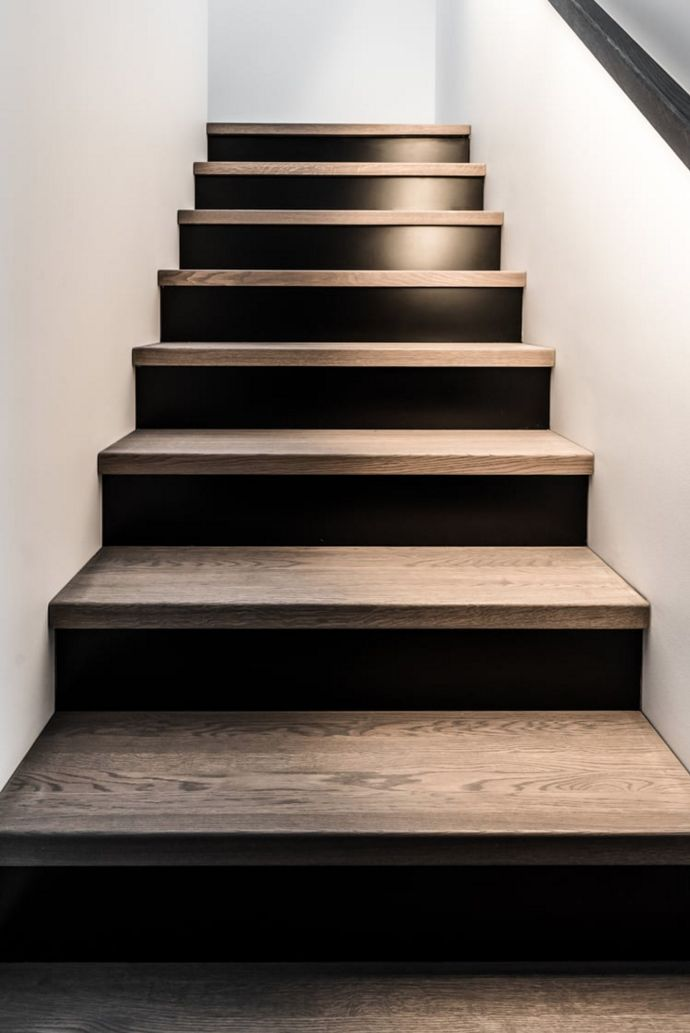
//> input picture bdd/img/1.jpg, 690 x 1033 px
$ ./main ../bdd/img/1.jpg   (built with g++ and OpenCV 4)
//> lines starting //> are read from the running program, lines starting //| are printed output that depends on the picture; after the words box and inside, x2 and y2 are one past the last pixel; in counts of white or black regions, pixels touching at a corner belong together
//> further down, image is the input picture: 1033 rows x 690 cols, CV_8UC3; mean B, G, R 103, 110.2, 120.4
### code/ROIValidator.h
#ifndef ROI_VALIDATOR
#define ROI_VALIDATOR

#include <iostream>
#include <opencv2/core/core.hpp>
#include <opencv2/highgui/highgui.hpp>
#include <opencv2/imgproc.hpp>
#include <map>
#include <unordered_map>


class ROIValidator
{
public:
	ROIValidator(int rows, int cols);
	~ROIValidator();

	bool Evaluate(std::vector<cv::Vec4i>& edges);

	std::vector<cv::Vec4i> edges();

private:
	void LIS(std::vector<cv::Vec4i>& edges);
	void ComputeVanishingPoint();

	cv::Mat output_;

	std::vector<cv::Vec4i> edges_;
	cv::Vec2f vanishingPoint_;

	int rows_;
	int cols_;
};


#endif

### code/Segmentator.h
#ifndef SEGMENTATOR_H
#define SEGMENTATOR_H

#include <iostream>
#include <opencv2/core/core.hpp>
#include <opencv2/highgui/highgui.hpp>
#include <opencv2/imgproc.hpp>
#include <map>
#include <unordered_map>


class Segmentator
{
public:
	Segmentator();
	~Segmentator();

	void Canny(cv::Mat& image, cv::Mat& output,  std::vector<cv::Vec4i>& edges);


private:
	void NonMaximumSuppression();
	void ComputeNonMaximumSuppressedGradientsProbabilitiesAndMean();
	void ComputeHighGradientThreshold();
	void DoubleThresholding();
	void RemoveUnexpectedEdges();
	void GetEdgesCoordinates();
	void RemoveSmallGap(int gap);
	void EdgesLinking(float percent);

	void CleanUp();


	cv::Mat image_;
	cv::Mat gradients_;
	cv::Mat nonMaximumSuppressed_;
	cv::Mat output_;

	std::unordered_map<float, float> gradientsProbabilities_;
	std::unordered_map<float, float> gradientsMeanBelow_;
	std::unordered_map<float, float> gradientsMeanAbove_;

	//Edge coord are represented as Xleft, Y, Xright, Y
	std::vector<cv::Vec4i> edges_;

	float highThreshold_;

	int nonSuppresedGradientCount_;
};


#endif

### code/ROIValidator.cpp
#include "ROIValidator.h"


ROIValidator::ROIValidator(int rows, int cols)
	:rows_(rows), cols_(cols)
{}

ROIValidator::~ROIValidator()
{}


bool ROIValidator::Evaluate(std::vector<cv::Vec4i>& edges)
{
	LIS(edges);
	ComputeVanishingPoint();


	if (vanishingPoint_[1] < 0 && vanishingPoint_[1] > (-2 * cols_))
	{
		std::cout << "It's a staircase." << std::endl;
		return true;
	}
	else
	{
		std::cout << "It's not a staircase." << std::endl;
		return false;
	}
}


void ROIValidator::LIS(std::vector<cv::Vec4i>& edges)
{
	//Search for the longest increasing subsequence of the horizontal edges

	auto lowerThan = [](cv::Vec4i a, cv::Vec4i b)
	{
		return (a[0] > b[0] && a[2] < b[2] && a[1] < b[1]);
	};

	int n = edges.size();
	std::vector<int> d(n, 1), p(n, -1);

	for (int i = 0; i < n; i++)
	{
		for (int j = 0; j < i; j++)
		{
			if (lowerThan(edges[j], edges[i]) && d[i] < d[j] + 1)
			{
				d[i] = d[j] + 1;
				p[i] = j;
			}
		}
	}

	int ans = d[0], pos = 0;

	for (int i = 1; i < n; i++)
	{
		if (d[i] > ans)
		{
			ans = d[i];
			pos = i;
		}
	}

	while (pos != -1)
	{
		edges_.push_back(edges[pos]);
		pos = p[pos];
	}

	reverse(edges_.begin(), edges_.end());

	output_ = cv::Mat(rows_, cols_, CV_8UC1, cv::Scalar(0));

	for (auto it = edges_.begin(); it != edges_.end(); ++it)
	{
		cv::Point pt1((*it)[0], (*it)[1]);
		cv::Point pt2((*it)[2], (*it)[3]);

		cv::line(output_, pt1, pt2, cv::Scalar(255));
	}

	cv::imshow("LIS", output_);
}


void ROIValidator::ComputeVanishingPoint()
{
	std::sort(edges_.begin(), edges_.end(), [](cv::Vec4i a, cv::Vec4i b) {
		if (a[1] == b[1]) { return a[0] < b[0]; }

		return a[1] < b[1];
		});

	cv::Vec4i min = edges_[0];
	cv::Vec4i max = edges_[edges_.size() - 1];

	//Compute the parameters of the line that will serve to compute the vanishing point

	float leftLineA = (min[1] - max[1]) / (min[0] - max[0]);
	float rightLineA = (min[1] - max[1]) / (min[2] - max[2]);

	float leftLineB = min[1] - (leftLineA * min[0]);
	float rightLineB = min[1] - (rightLineA * min[2]);

	vanishingPoint_[0] = (rightLineB - leftLineB) / (leftLineA - leftLineB);
	vanishingPoint_[1] = leftLineA * vanishingPoint_[0] + leftLineA;
}

std::vector<cv::Vec4i> ROIValidator::edges() { return edges_; }

### code/Segmentator.cpp
#include "Segmentator.h"


Segmentator::Segmentator()
	: nonSuppresedGradientCount_(0), highThreshold_(0.0f)
{}


Segmentator::~Segmentator()
{}


void Segmentator::Canny(cv::Mat& image, cv::Mat& output, std::vector<cv::Vec4i>& edges)
{
	image.copyTo(image_);
	nonMaximumSuppressed_ = cv::Mat(image_.rows, image_.cols, CV_32FC1, cv::Scalar(0));
	output_ = cv::Mat(image_.rows, image_.cols, CV_8UC1, cv::Scalar(0));

	cv::GaussianBlur(image_, image_, cv::Size(9, 9), 4, 0);
	cv::cvtColor(image_, image_, cv::ColorConversionCodes::COLOR_BGR2GRAY);
//> image_: 1033 rows x 690 cols, CV_8UC1
	cv::Sobel(image_, gradients_, CV_32FC1, 0, 1, 5);
	gradients_ = abs(gradients_);
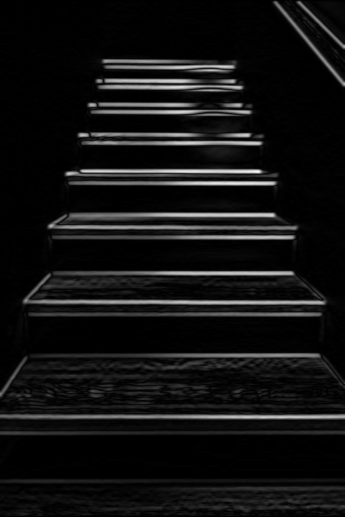
//> gradients_: 1033 rows x 690 cols, CV_32FC1 (shown at 1/2 size); min 0, max 3313, mean 233; drawn with min black and max white


	NonMaximumSuppression();
	ComputeNonMaximumSuppressedGradientsProbabilitiesAndMean();
	ComputeHighGradientThreshold();
	DoubleThresholding();
	RemoveUnexpectedEdges();

	GetEdgesCoordinates();
	RemoveSmallGap(3);
	GetEdgesCoordinates();
	EdgesLinking(0.1);
	RemoveUnexpectedEdges();

	GetEdgesCoordinates();

	CleanUp();

	edges = edges_;
	output = output_;
}


void Segmentator::NonMaximumSuppression()
{
	float* zeros = std::vector<float>(gradients_.cols, 0).data();

	for (int i = 0; i < gradients_.rows; ++i)
	{
		float* gradients = gradients_.ptr<float>(i);
		float* output = nonMaximumSuppressed_.ptr<float>(i);

		float* aboveGradients = i > 0 ? gradients_.ptr<float>(i - 1) : zeros;
		float* belowGradients = i < gradients_.rows - 1 ? gradients_.ptr<float>(i + 1) : zeros;


		for (int j = 0; j < gradients_.cols; ++j)
		{
			if (gradients[j] > aboveGradients[j] && gradients[j] > belowGradients[j])
			{
				output[j] = gradients[j];
				++nonSuppresedGradientCount_;
			}
		}

	}
//> this loop made 1033 passes
//> nonSuppresedGradientCount_ on passes 1 to 3: 0, 12, 34
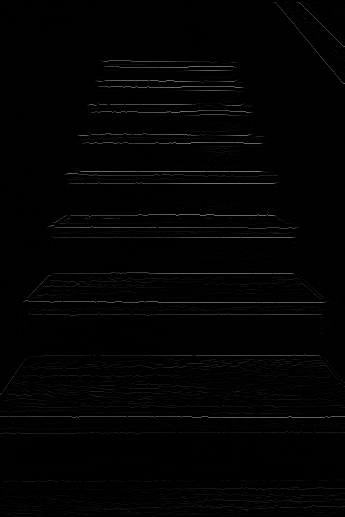
//> nonMaximumSuppressed_: 1033 rows x 690 cols, CV_32FC1 (shown at 1/2 size); min 0, max 3313, mean 34.8; drawn with min black and max white
//> after the loop, nonSuppresedGradientCount_ = 75239

	cv::Mat display;

	cv::convertScaleAbs(nonMaximumSuppressed_, display);
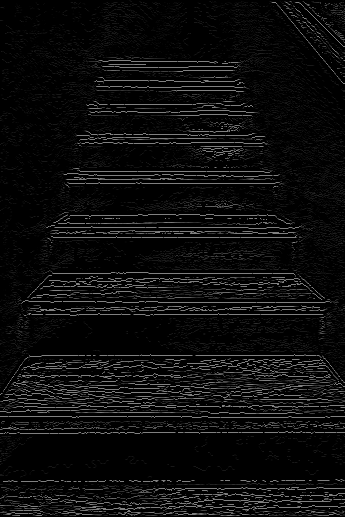
//> display: 1033 rows x 690 cols, CV_8UC1 (shown at 1/2 size); min 0, max 255, mean 12.8
	cv::imshow("NonMaximunSuppession", display);
}

void Segmentator::ComputeNonMaximumSuppressedGradientsProbabilitiesAndMean()
{
	std::map<float, int> gradientsCount;

	//Count the number of times each gradient value appears in the image
	for (int i = 0; i < nonMaximumSuppressed_.rows; ++i)
	{
		float* gradients = nonMaximumSuppressed_.ptr<float>(i);

		for (int j = 0; j < nonMaximumSuppressed_.cols; ++j)
		{
			if (gradients[j] != 0.0f)
			{
				auto it = gradientsCount.find(gradients[j]);

				gradientsCount[gradients[j]] = it == gradientsCount.end() ?
					1 : gradientsCount[gradients[j]] + 1;
			}
		}

	}
//> after the loop, gradientsCount = 2893 items


	//Compute the probability that the gradient of a pixel is below a certain threshold
	gradientsProbabilities_.reserve(gradientsCount.size());

	for (auto it1 = gradientsCount.begin(); it1 != gradientsCount.end(); ++it1)
	{
		gradientsProbabilities_[it1->first] = 0.0f;

		for (auto it2 = gradientsCount.begin(); ; ++it2)
		{
			gradientsProbabilities_[it1->first] += it2->second;

			if (it2 == it1) { break; }
		}

		gradientsProbabilities_[it1->first] /= nonSuppresedGradientCount_;
	}
//> after the loop, gradientsProbabilities_ = 2893 items


	//Compute the mean of pixel gradient below and above a certain threshold
	gradientsMeanBelow_.reserve(gradientsCount.size());
	gradientsMeanAbove_.reserve(gradientsCount.size());

	for (auto it1 = gradientsCount.begin(); it1 != gradientsCount.end(); ++it1)
	{
		gradientsMeanBelow_[it1->first] = 0.0f;
		int nBelow = 0;

		for (auto it2 = gradientsCount.begin(); ; ++it2)
		{
			gradientsMeanBelow_[it1->first] += (it2->second * it2->first);

			nBelow += it2->second;

			if (it2 == it1) { break; }
		}

		gradientsMeanBelow_[it1->first] /= (float)nBelow;
	}
//> this loop made 2893 passes
//> nBelow on passes 1 to 3: 496, 991, 1034
//> after the loop, gradientsMeanBelow_ = 2893 items


	for (auto it1 = gradientsCount.begin(); it1 != gradientsCount.end(); ++it1)
	{
		gradientsMeanAbove_[it1->first] = 0.0f;
		int nAbove = 0;

		for (auto it2 = std::next(it1); it2 != gradientsCount.end(); ++it2)
		{
			gradientsMeanAbove_[it1->first] += (it2->second * it2->first);

			nAbove += it2->second;
		}

		gradientsMeanAbove_[it1->first] = nAbove != 0 ? gradientsMeanAbove_[it1->first] / (float)nAbove : 0;
	}
//> after the loop, gradientsMeanAbove_ = 2893 items
}


void Segmentator::ComputeHighGradientThreshold()
{
	//Find a threshold for the image gradient with the Otsu's method

	float betweenClassVariance = 0.0f;
	float max = 0.0f;

	for (auto prob : gradientsProbabilities_)
	{
		betweenClassVariance = (prob.second * (1 - prob.second)) * pow(gradientsMeanBelow_[prob.first] - gradientsMeanAbove_[prob.first], 2);

		if (betweenClassVariance > max)
		{
			max = betweenClassVariance;
			highThreshold_ = prob.first;
		}
	}
//> this loop made 2893 passes
//> (prob, betweenClassVariance, max, highThreshold_) on passes 1 to 8: ((3233, 1), 466.5, 466.5, 3233), ((3192, 1), 800.9, 800.9, 3192), ((3166, 1), 909.7, 909.7, 3166), ((3137, 1), 1016.6, 1016.6, 3137), ((3090, 1), 1326.2, 1326.2, 3090), ((3083, 1), 1427.3, 1427.3, 3083), ((3056, 1), 1827.5, 1827.5, 3056), ((3054, 1), 1926.2, 1926.2, 3054)
//> after the loop, max = 310510.4; highThreshold_ = 1096
}


void Segmentator::DoubleThresholding()
{
	float lowThreshold = highThreshold_ / 2.0f;
//> lowThreshold = 548

	cv::Canny(image_, output_, lowThreshold, highThreshold_, 5);
//> output_: 1033 rows x 690 cols, CV_8UC1; 1.5% white in thin lines or dots, all inside (x1, y1, x2, y2) = (0, 0, 690, 835)

	//Remove  straigth horizontal edges
	for (int i = 0; i < output_.rows; ++i)
	{
		uchar* data = output_.ptr<uchar>(i);

		for (int j = 0; j < output_.cols; ++j)
		{
			if (j == 0)
			{
				if (data[j + 1] == 0) { data[j] = 0; }
			}
			else if (j > 0)
			{
				if (data[j + 1] == 0 && data[j - 1] == 0) { data[j] = 0; }
			}
			else if (j == output_.rows - 1)
			{
				if (data[j - 1] == 0) { data[j] = 0; }
			}
		}
	}
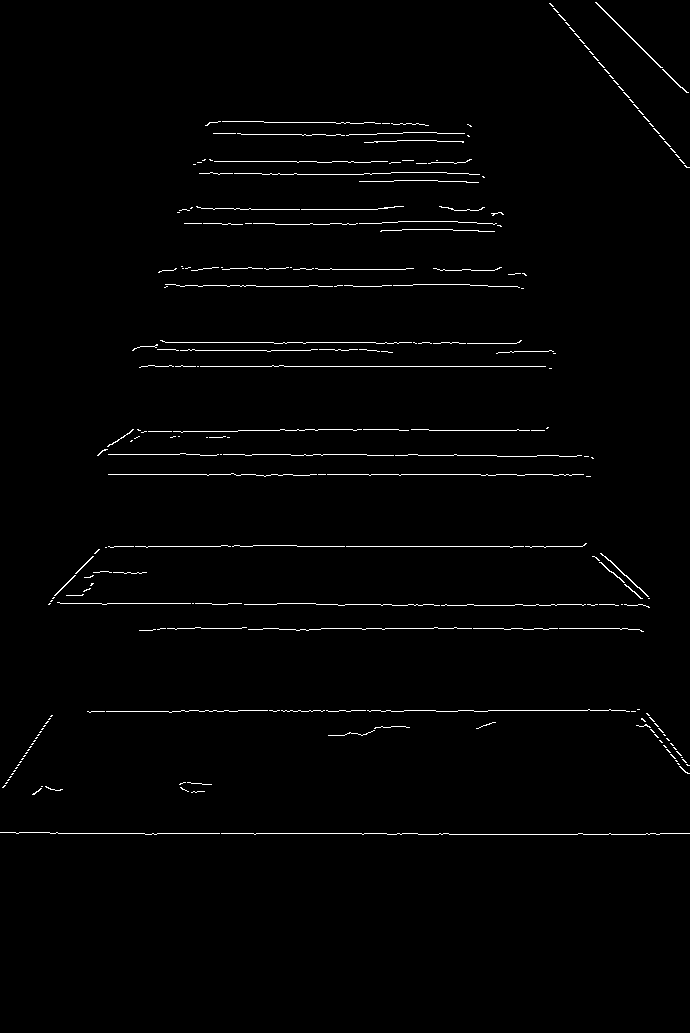
//> output_: 1033 rows x 690 cols, CV_8UC1; 1.3% white in thin lines or dots, all inside (x1, y1, x2, y2) = (0, 2, 690, 835)

	cv::imshow("Double Thresholding", output_);
}


void Segmentator::GetEdgesCoordinates()
{
	///Fing all edges coordiantes in the image$
	edges_.clear();
	int edgeLength = 0;
	int edgeNumber = 0;


	for (int i = 0; i < output_.rows; ++i)
	{
		uchar* data = output_.ptr<uchar>(i);

		for (int j = 0; j < output_.cols; ++j)
		{
			if (data[j] == 255)
			{
				if (j == output_.cols - 1)
				{
					edges_[edgeNumber][2] = j;

					edgeLength = 0;
					++edgeNumber;

					continue;
				}

				if (edgeLength == 0) { edges_.push_back(cv::Vec4i(j, i, 0, i)); }
				++edgeLength;
			}
			else
			{
				if (j > 0 && data[j - 1] == 255)
				{
					edges_[edgeNumber][2] = j - 1;
					++edgeNumber;
				}

				edgeLength = 0;
			}

		}
	}
}

void Segmentator::RemoveSmallGap(int gap)
{
	//Fill small breaks and gaps in the image
	std::vector<cv::Vec4i> edges;
	edges.reserve(edges_.size());
	edges = edges_;

	std::sort(edges_.begin(), edges_.end(), [](cv::Vec4i a, cv::Vec4i b) {
		if (a[1] == b[1]) { return a[0] < b[0]; }

		return a[1] < b[1];
		});


	//Linking process: if the gap between 2 edges is <= 3 pixel

	for (int i = 0; i < edges_.size() - 1; ++i)
	{
		for (int j = i + 1; j < edges_.size(); ++j)
		{
			if (edges_[i][2] < edges_[j][0])
			{
				if (edges_[j][1] - edges_[i][1] <= gap && edges_[j][0] - edges_[i][2] <= gap)
				{
					edges.push_back(cv::Vec4i(edges_[i][0], edges_[i][1], edges_[j][2], edges_[i][1]));
				}
			}
		}
	}

	edges.push_back(edges_[edges_.size() - 1]);


	output_ = cv::Mat(output_.size(), CV_8UC1, cv::Scalar(0));

	for(auto it = edges.begin(); it != edges.end(); ++it)
	{
		cv::Point pt1((*it)[0], (*it)[1]);
		cv::Point pt2((*it)[2], (*it)[3]);

		cv::line(output_, pt1, pt2, cv::Scalar(255));
	}

	cv::imshow("Small gap removal", output_);
}


void Segmentator::EdgesLinking(float percent)
{
	//Link the horizontal edge on the image based on a threshold
	std::vector<cv::Vec4i> edges;
	int heigthThreshold = 0;

	edges.reserve(edges_.size());
	edges = edges_;

	//Fing the average height of the longest HEs
		//Sortby length DESC
	std::sort(edges_.begin(), edges_.end(), [](cv::Vec4i a, cv::Vec4i b) {
		return (a[2] - a[0]) < (b[2] - b[0]);
		});


	for (int i = 0; i < (edges_.size() * percent); ++i)
	{
		heigthThreshold += (output_.size().height - edges_[i][1]);
	}

	heigthThreshold /= (edges_.size() * percent);
	heigthThreshold /= 3;

	std::cout << heigthThreshold << std::endl;

	std::sort(edges_.begin(), edges_.end(), [](cv::Vec4i a, cv::Vec4i b) {
		return a[1] < b[1];
		});

	for (int i = 0; i < edges_.size() - 1; ++i)
	{
		for (int j = i + 1; j < edges_.size(); ++j)
		{
			if (edges_[i][2] < edges_[j][0] && (edges_[j][1] - edges_[i][1]) <= heigthThreshold)
			{
				edges.push_back(cv::Vec4i(edges_[i][0], edges_[j][1], edges_[j][2], edges_[j][1]));
			}
			else if (edges_[j][2] < edges_[i][0] && (edges_[j][1] - edges_[i][1]) < heigthThreshold)
			{
				edges.push_back(cv::Vec4i(edges_[j][0], edges_[j][1], edges_[i][2], edges_[j][1]));
			}
		}
	}

	edges.push_back(edges_[edges_.size() - 1]);

	output_ = cv::Mat(output_.size(), CV_8UC1, cv::Scalar(0));

	for (auto it = edges.begin(); it != edges.end(); ++it)
	{
		cv::Point pt1((*it)[0], (*it)[1]);
		cv::Point pt2((*it)[2], (*it)[3]);

		cv::line(output_, pt1, pt2, cv::Scalar(255));
	}

	cv::imshow("Edge Lnking", output_);
}


void Segmentator::RemoveUnexpectedEdges()
{
	int edgeLength = 0;
	int edgeNumber = 0;
	double edgeLengthMean = 0.0;

	std::vector<cv::Vec4i> edges;

	for (int i = 0; i < output_.rows; ++i)
	{
		uchar* data = output_.ptr<uchar>(i);

		for (int j = 0; j < output_.cols; ++j)
		{
			if (data[j] == 255)
			{
				if (edgeLength == 0) { edges.push_back(cv::Vec4i(j, i, 0, i)); }
				++edgeLength;
			}
			else
			{
				edgeLengthMean += edgeLength;

				if (j > 0 && data[j - 1] == 255)
				{
					edges[edgeNumber][2] = j - 1;
					++edgeNumber;
				}

				edgeLength = 0;
			}
			if (data[j] == 255 && j == output_.cols - 1)
			{
				edgeLengthMean += edgeLength;

				edges[edgeNumber][2] = j;

				edgeLength = 0;
				++edgeNumber;
			}
		}
	}
//> this loop made 1033 passes
//> (edgeLengthMean, edgeNumber) on passes 1 to 3: (0, 0), (0, 0), (2, 1)
//> after the loop, edges = 1225 items, first 8: [595, 2, 596, 2], [549, 3, 550, 3], [596, 3, 597, 3], [550, 4, 551, 4], [597, 4, 598, 4], [551, 5, 552, 5], [598, 5, 599, 5], [552, 6, 553, 6]; edgeLength = 0; edgeLengthMean = 9392; edgeNumber = 1225

	edgeLengthMean /= edgeNumber;
//> edgeLengthMean = 7.67

	double edgeThreshold = 0.0;

	for (auto edge : edges)
	{
		edgeThreshold += pow(((double)edge[2] - (double)edge[0] - edgeLengthMean), 2);
	}
//> this loop made 1225 passes
//> (edge, edgeThreshold) on passes 1 to 3: ([595, 2, 596, 2], 44.45), ([549, 3, 550, 3], 88.9), ([596, 3, 597, 3], 133.3)
//> after the loop, edgeThreshold = 312161.1

	edgeThreshold = sqrt(edgeThreshold / edgeNumber);
//> edgeThreshold = 15.96

	//Remove edge that are less than the minimun threshold
	edgeLength = 0;

	for (int i = 0; i < output_.rows; ++i)
	{
		uchar* data = output_.ptr<uchar>(i);

		for (int j = 0; j < output_.cols; ++j)
		{
			if (data[j] == 255)
			{
				if (edgeLength == 0) { edges.push_back(cv::Vec4i(j, i, 0, i)); }
				++edgeLength;
			}
			else
			{
				if (j > 0 && data[j - 1] == 255)
				{
					if (edgeLength < edgeThreshold)
					{
						int pixelDeleted = 0;
						int k = j - 1;

						while (pixelDeleted < edgeLength)
						{
							data[k] = 0;

							++pixelDeleted;
							--k;
						}
					}
				}

				edgeLength = 0;
			}

			if (data[j] == 255 && j == output_.cols - 1)
			{
				if (edgeLength < edgeThreshold)
				{
					int pixelDeleted = 0;
					int k = j;

					while (pixelDeleted < edgeLength)
					{
						data[k] = 0;

						++pixelDeleted;
						--k;
					}
				}
			}
		}
	}
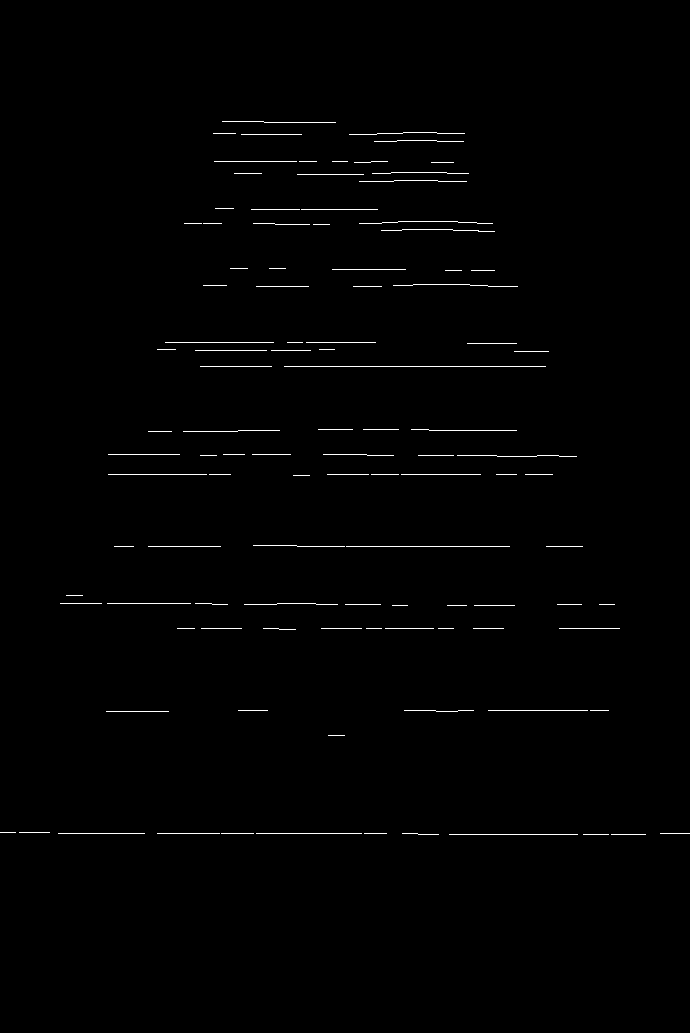
//> output_: 1033 rows x 690 cols, CV_8UC1; 0.78% white in thin lines or dots, all inside (x1, y1, x2, y2) = (0, 121, 690, 835)

	cv::imshow("Unexpected edge removal", output_);
}


void Segmentator::CleanUp()
{
	std::sort(edges_.begin(), edges_.end(), [](cv::Vec4i a, cv::Vec4i b) {
		return a[1] < b[1];
		});

	std::vector<cv::Vec4i> edges;

	for (auto it1 = edges_.begin(); it1 != edges_.end() - 1; ++it1)
	{
		edges.push_back(*it1);

		auto it2 = it1 + 1;

		if ((*it2)[1] == (*it1)[1] + 1) { continue; }
		if ((*it2) == (*it1)) { continue; }

		edges.push_back(*it2);
	}

	edges_ = edges;

	output_ = cv::Mat(output_.size(), CV_8UC1, cv::Scalar(0));

	for (auto it = edges_.begin(); it != edges_.end(); ++it)
	{
		cv::Point pt1((*it)[0], (*it)[1]);
		cv::Point pt2((*it)[2], (*it)[3]);

		cv::line(output_, pt1, pt2, cv::Scalar(255));
	}

	cv::imshow("CleanUp", output_);
}

### code/main.cpp
#include "Segmentator.h"
#include "ROIValidator.h"


int main(int argc, char* argv[])
{
	if (argc < 2)
	{
		std::cout << "Please provide a file." << std::endl;
	}

	cv::Mat image = cv::imread(argv[1]);

	Segmentator segmentator;
	ROIValidator validator(image.rows, image.cols);

	cv::Mat output;
	std::vector<cv::Vec4i> edges;

	segmentator.Canny(image, output, edges);
//> (the rest of the program and of its run is left out)
